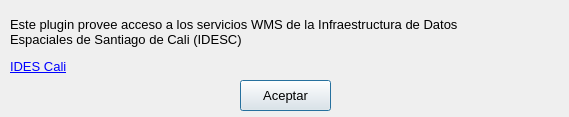
<?xml version="1.0" encoding="UTF-8"?>
<ui version="4.0">
 <class>InfoDialog</class>
 <widget class="QDialog" name="InfoDialog">
  <property name="geometry">
   <rect>
    <x>0</x>
    <y>0</y>
    <width>569</width>
    <height>117</height>
   </rect>
  </property>
  <property name="windowTitle">
   <string>Acerca de</string>
  </property>
  <widget class="QLabel" name="label_2">
   <property name="geometry">
    <rect>
     <x>10</x>
     <y>10</y>
     <width>461</width>
     <height>71</height>
    </rect>
   </property>
   <property name="font">
    <font>
     <pointsize>10</pointsize>
    </font>
   </property>
   <property name="text">
    <string>&lt;html&gt;&lt;head/&gt;&lt;body&gt;&lt;p&gt;Este plugin provee acceso a los servicios WMS de la Infraestructura de Datos Espaciales de Santiago de Cali (IDESC)&lt;/p&gt;&lt;p&gt;&lt;a href=&quot;https://www.cali.gov.co/planeacion/publicaciones/46691/servicios_wms_idesc/&quot;&gt;&lt;span style=&quot; text-decoration: underline; color:#0000ff;&quot;&gt;IDES Cali&lt;/span&gt;&lt;/a&gt;&lt;/p&gt;&lt;/body&gt;&lt;/html&gt;</string>
   </property>
   <property name="scaledContents">
    <bool>false</bool>
   </property>
   <property name="wordWrap">
    <bool>true</bool>
   </property>
  </widget>
  <widget class="QLabel" name="logo_idesc">
   <property name="geometry">
    <rect>
     <x>470</x>
     <y>10</y>
     <width>71</width>
     <height>91</height>
    </rect>
   </property>
   <property name="text">
    <string/>
   </property>
   <property name="pixmap">
    <pixmap>:/plugins/idescali_ws/icon.png</pixmap>
   </property>
   <property name="scaledContents">
    <bool>true</bool>
   </property>
  </widget>
  <widget class="QPushButton" name="ok_dialog">
   <property name="geometry">
    <rect>
     <x>240</x>
     <y>80</y>
     <width>91</width>
     <height>31</height>
    </rect>
   </property>
   <property name="font">
    <font>
     <pointsize>10</pointsize>
    </font>
   </property>
   <property name="text">
    <string>Aceptar</string>
   </property>
  </widget>
 </widget>
 <resources/>
 <connections/>
</ui>
